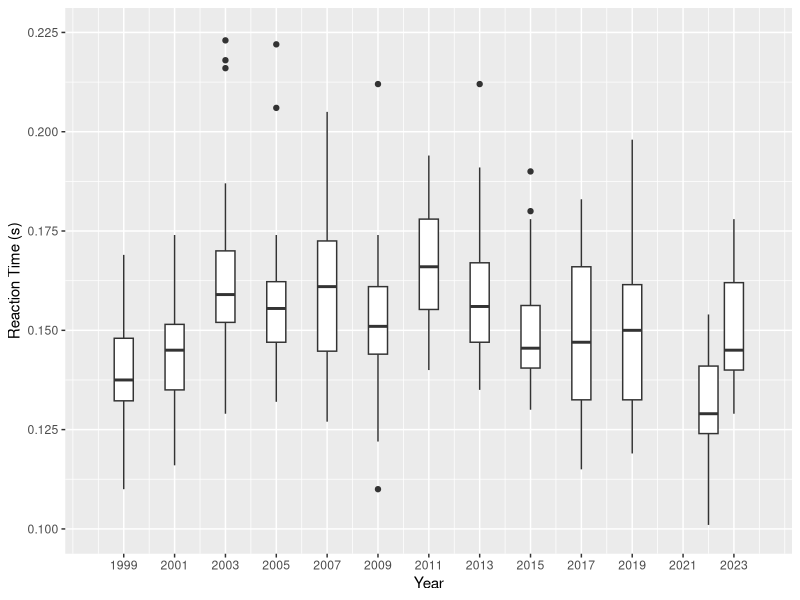
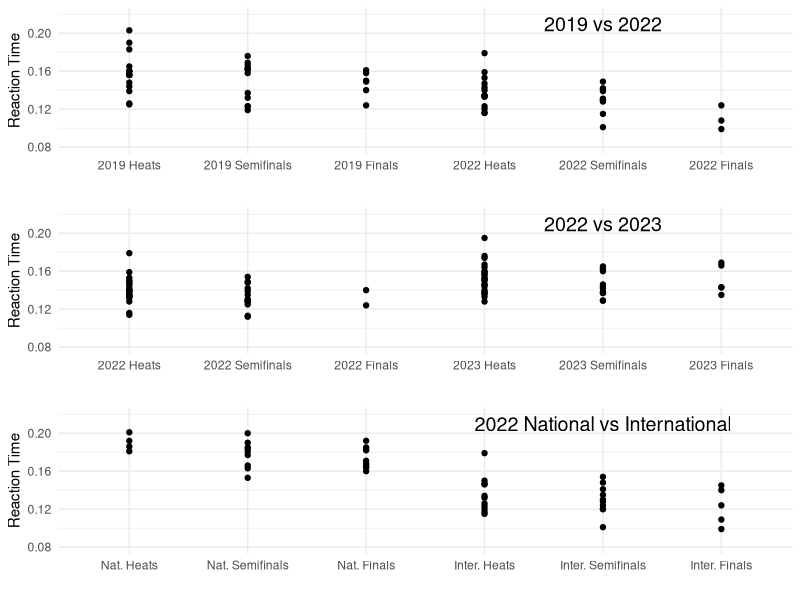
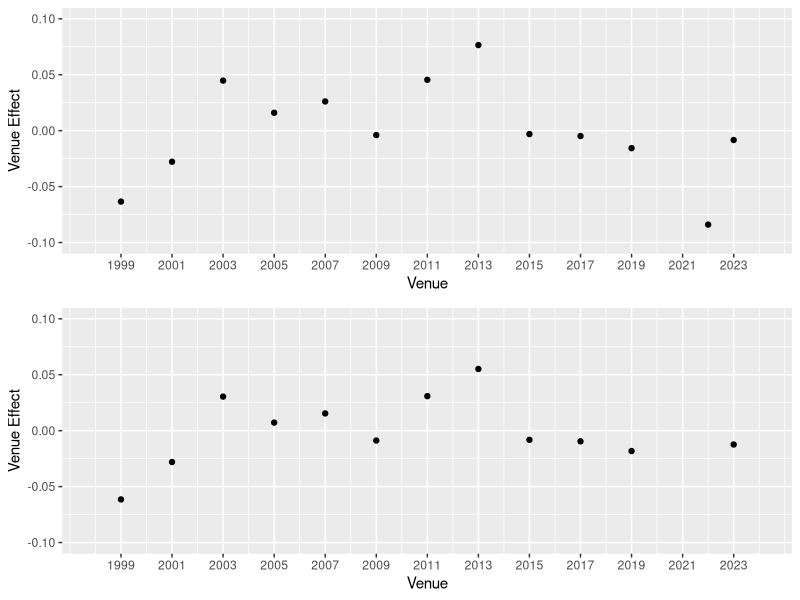
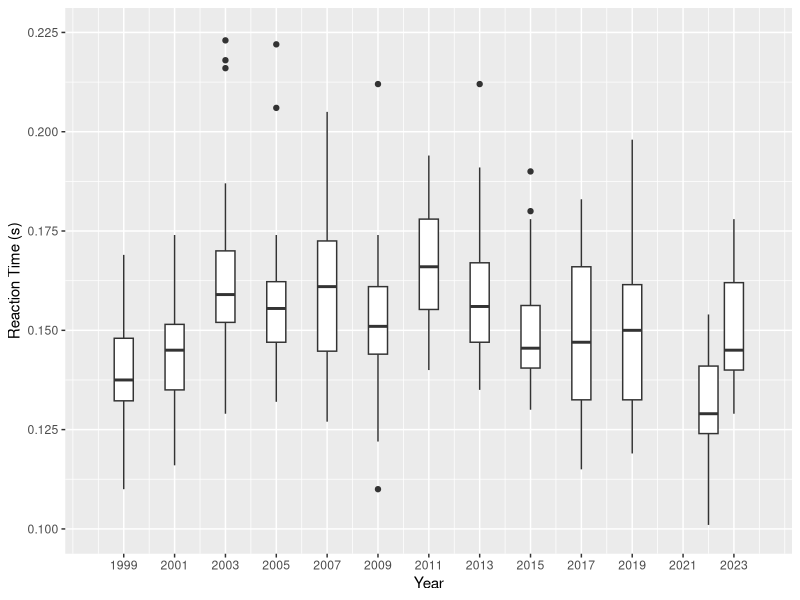

The R script that drew these images, in order:
## ---- chunk 1
times <- read.csv("../Data/Thesis2023.csv")
colnames(times) <- c("Venue", "Type", "Time", "RxnTime", "Gender", "Heat")
## ---- chunk 2
with2022 <- subset(times, (Type == "F" | Type == "S") & Gender == "M" & Time != 'DQ')
library(ggplot2)
ggplot(with2022, aes(x = Venue, y = RxnTime, group = Venue)) +
  geom_boxplot() +
  labs(x = "Year", y = "Reaction Time (s)") +
       scale_y_continuous(limits = c(0.1, 0.225),
                            breaks = seq(0.1, 0.225, 0.025)) +
  expand_limits(y = 0.1) + scale_x_continuous(limits = c(1998,2024),
                                              breaks = seq(1999, 2024, 2))
ggsave(filename="Boxplot.pdf", path = "../Manuscript", height = 4, width = 6)
## ---- chunk 3
library(tidyr)
library(ggplot2)
nineteen <- read.csv("../Data/2019vs2022.csv")
#"C:\Users\ofior\Documents\Thesis\Data\2019vs2022.csv"
colnames(nineteen) <- c("Athlete", "Country", "2019 Heats", "2019 Semifinals", "2019 Finals", "2022 Heats", "2022 Semifinals", "2022 Finals")
nineteen <- nineteen[, -c(1,2)]
df_long <- tidyr::pivot_longer(nineteen, cols = everything(), names_to = "Column", values_to = "Time")
df_long$Column <- factor(df_long$Column, levels = c("2019 Heats", "2019 Semifinals", "2019 Finals", "2022 Heats", "2022 Semifinals", "2022 Finals"))
rank1 <- ggplot(df_long, aes(x = Column, y = Time)) +
  geom_point() +
  labs(y = "Reaction Time", x = "") +
  annotate("text", y = 0.21, x = "2022 Semifinals", label = "2019 vs 2022", cex = 5) +
  ylim(0.08, 0.22) +
  theme_minimal()
## ---- chunk 4
library(tidyr)
library(ggplot2)
twentythree <- read.csv("../Data/2022vs2023.csv")
#"C:\Users\ofior\Documents\Thesis\Data\2019vs2022.csv"
colnames(twentythree) <- c("Athlete", "Country", "2022 Heats", "2022 Semifinals", "2022 Finals", "2023 Heats", "2023 Semifinals", "2023 Finals")
twentythree <- twentythree[, -c(1,2)]
df_long <- tidyr::pivot_longer(twentythree, cols = everything(), names_to = "Column", values_to = "Time")
df_long$Column <- factor(df_long$Column, levels = c("2022 Heats", "2022 Semifinals", "2022 Finals", "2023 Heats", "2023 Semifinals", "2023 Finals"))
rank2 <- ggplot(df_long, aes(x = Column, y = Time)) +
  geom_point() +
  labs(y = "Reaction Time", x = "") +
  annotate("text", y = 0.21, x = "2023 Semifinals", label = "2022 vs 2023", cex = 5) +
  ylim(0.08, 0.22) +
  theme_minimal()
## ---- chunk 5
library(tidyr)
library(ggplot2)
national <- read.csv("../Data/NatVSWorld.csv")
#"C:\Users\ofior\Documents\Thesis\Data\2019vs2022.csv"
colnames(national) <- c("Athlete", "Country", "Nat. Heats", "Nat. Semifinals", "Nat. Finals", "Inter. Heats", "Inter. Semifinals", "Inter. Finals", "Data Source")
national <- national[, -c(1,2, 9)]
df_long <- tidyr::pivot_longer(national, cols = everything(), names_to = "Column", values_to = "Time")
df_long$Column <- factor(df_long$Column, levels = c("Nat. Heats", "Nat. Semifinals", "Nat. Finals", "Inter. Heats", "Inter. Semifinals", "Inter. Finals"))
rank3 <- ggplot(df_long, aes(x = Column, y = Time)) +
  geom_point() +
  labs(y = "Reaction Time", x = "") +
  ylim(0.08, 0.22) +
  annotate("text", y = 0.21, x = "Inter. Semifinals", label = "2022 National vs International", cex = 5) +
  theme_minimal()
## ---- chunk 6
library(gridExtra)
rank_scatter <- grid.arrange(rank1, rank2, rank3, ncol = 1)
ggsave(filename = "RankScatterPlots.pdf", path = "../Manuscript", plot=rank_scatter, height = 7.5, width = 7)
## ---- chunk 7
library(lme4)
library(ggplot2)
library(dplyr)
times <- read.csv("../Data/Thesis2023.csv")
colnames(times) <- c("Venue", "Type", "Time", "RxnTime", "Gender", "Heat")
with2022 <- subset(times, (Type == "F" | Type == "S") & 
                       Gender == "M" & Time != 'DQ')
with2022_two_effect_gamma_log <- glmer(RxnTime ~ (1 | Venue) + (1 | Heat), 
                               data = with2022, family = Gamma(link = "log"))
ranef_results <- data.frame(ranef(with2022_two_effect_gamma_log))
venues <- subset(ranef_results, ranef_results["grpvar"] == "Venue")
venues$year <- as.character(venues$grp)
venues$year <- as.numeric(venues$year)

venue_effects_with2022<- ggplot(venues, aes(x=year, y = condval)) + geom_point() + 
  labs(x = "Venue", y = "Venue Effect") +
  scale_x_continuous(limits = c(1998,2024), breaks = seq(1999, 2024, 2)) +
  scale_y_continuous(limits = c(-0.1, 0.1))
## ---- chunk 8
library(lme4)
library(ggplot2)
library(dplyr)
times <- read.csv("../Data/Thesis2023.csv")
colnames(times) <- c("Venue", "Type", "Time", "RxnTime", "Gender", "Heat")
without2022 <- subset(times, (Type == "F" | Type == "S") & 
                           Gender == "M" & Time != 'DQ' & Venue != 2022)
without2022_two_effect_gamma_log <- glmer(RxnTime ~ (1 | Venue) + (1 | Heat), 
                               data = without2022, family = Gamma(link = "log"))
ranef_results <- data.frame(ranef(without2022_two_effect_gamma_log))
venues <- subset(ranef_results, ranef_results["grpvar"] == "Venue")
venues$year <- as.character(venues$grp)
venues$year <- as.numeric(venues$year)

venue_effects_without2022 <- ggplot(venues, aes(x=year, y = condval)) +
  geom_point() + 
  labs(x = "Venue", y = "Venue Effect") +
  scale_x_continuous(limits = c(1998,2024), breaks = seq(1999, 2024, 2)) +
  scale_y_continuous(limits = c(-0.1, 0.1))
## ---- chunk 9
library(gridExtra)
venue_effects_combined <- grid.arrange(venue_effects_with2022,
                                       venue_effects_without2022, ncol = 1)
ggsave(filename = "ComparisonOfVenueEffects.pdf", path = "../Manuscript",
       plot=venue_effects_combined, height = 6.5, width = 7)
